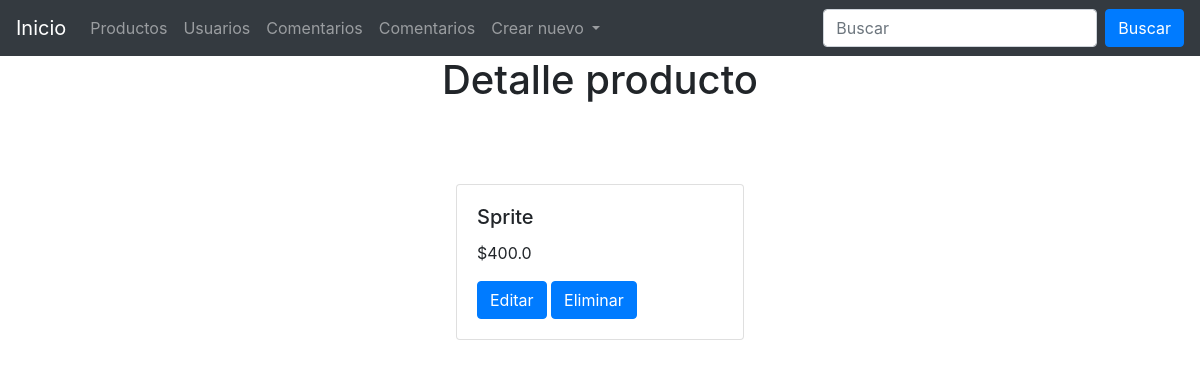
/detalle-productos/2/, run on an earlier commit of the app's database.
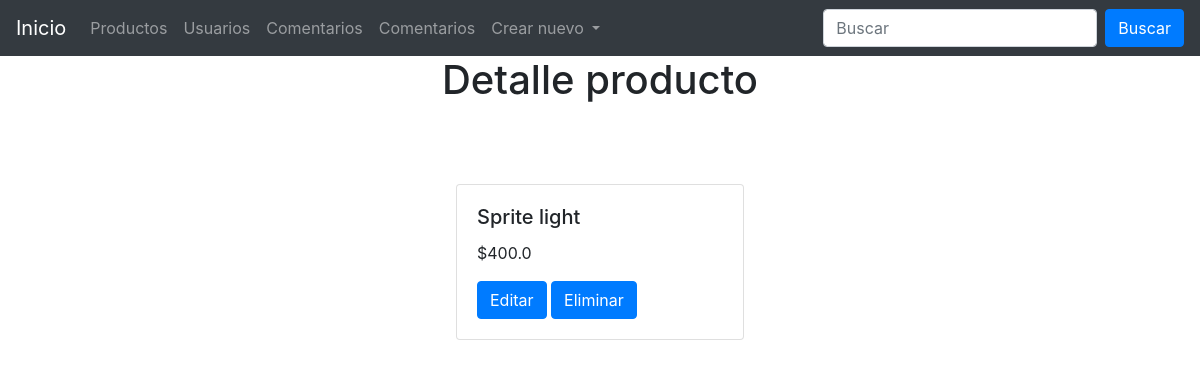
And on a later commit of the database.
### proyecto_app/models.py (models this page shows)
class Productos(models.Model):
    nombre = models.CharField(max_length=40)
    precio = models.FloatField()
    SKU = models.CharField(max_length=30, unique=True)
    stock = models.BooleanField(default=True)

### proyecto_app/views.py (the view)
# urls.py: path('detalle-productos/<int:pk>/', Detalle_productos.as_view(), name="detalle_producto"),
class Detalle_productos(DetailView):
    model = Productos
    template_name = 'detalle_productos.html'

### Templates/detalle_productos.html (shortened to what this page needs)
{% extends "base.html" %}
{% block titulo %}
<h1 style="text-align: center">Detalle producto</h1>
{% endblock %}
{% block contenido %}
    <div class="card" style="width: 18rem">
        <div class="card-body">
          <h5 class="card-title">{{object.nombre}}</h5>
          <p class="card-text">${{object.precio}}</p>
          <a href="/editar-productos/{{object.id}}/" class="btn btn-primary">Editar</a>
          <a href="/borrar-productos/{{object.id}}/" class="btn btn-primary">Eliminar</a>
        </div>
      </div>
{% endblock %}

What changed in the data, as far as the page shows it:
changed Productos: nombre "Sprite" → "Sprite light"
